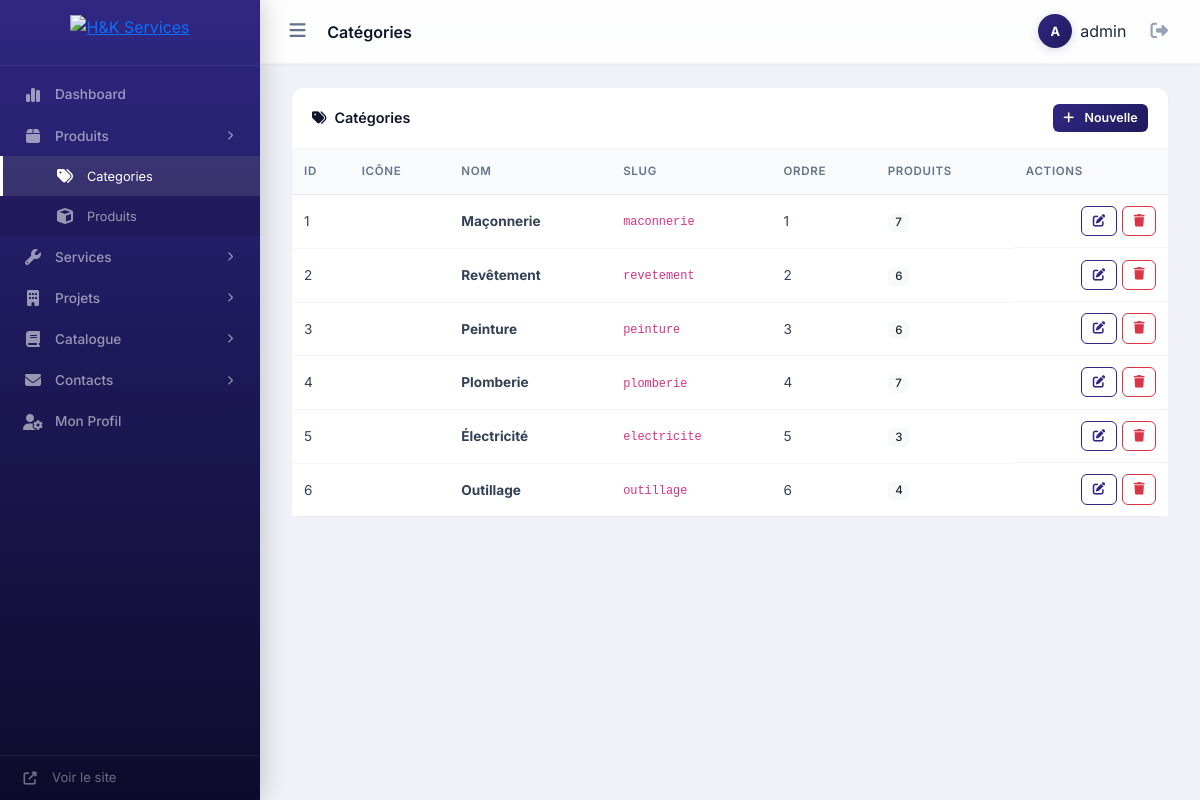
/admin/categories/index.php (signed in), run on the app's committed database.
### tables this page shows
CREATE TABLE `categories` (
  `id` int(11) NOT NULL AUTO_INCREMENT,
  `name` varchar(100) NOT NULL,
  `slug` varchar(100) NOT NULL,
  `icon` varchar(10) DEFAULT '?',
  `description` text DEFAULT NULL,
  `order_index` int(11) DEFAULT 0,
  `created_at` datetime DEFAULT current_timestamp(),
  `updated_at` datetime DEFAULT current_timestamp() ON UPDATE current_timestamp(),
  PRIMARY KEY (`id`),
  UNIQUE KEY `slug` (`slug`)
);

### includes/helpers.php (called while the page is built, shortened)
<?php
function sanitize($input): string {
    return htmlspecialchars(trim((string)$input), ENT_QUOTES, 'UTF-8');
}

### admin/categories/index.php (the view, shortened to what this page needs)
<?php
require_once __DIR__ . '/../partials/header.php';
$db = getDB();
$categories = $db->query("SELECT c.*, (SELECT COUNT(*) FROM products WHERE category_id=c.id) as product_count FROM categories c ORDER BY c.order_index ASC")->fetchAll();
?>
<div class="card">
    <div class="card-header d-flex justify-content-between align-items-center">
        <span><i class="fas fa-tags me-2"></i>Catégories</span>
        <button class="btn btn-brand btn-sm" data-bs-toggle="modal" data-bs-target="#createModal"><i class="fas fa-plus me-1"></i>Nouvelle</button>
    </div>
    <div class="card-body p-0">
        <div class="table-responsive">
            <table class="table table-hover mb-0">
                <thead><tr><th>ID</th><th>Icône</th><th>Nom</th><th>Slug</th><th>Ordre</th><th>Produits</th><th>Actions</th></tr></thead>
                <tbody>
                    <?php foreach ($categories as $c): ?>
                    <tr>
                        <td><?= $c['id'] ?></td>
                        <td class="fs-5" style="color:#312783"><i class="fas fa-<?= sanitize($c['icon']) ?>"></i></td>
                        <td><strong><?= sanitize($c['name']) ?></strong></td>
                        <td><code><?= sanitize($c['slug']) ?></code></td>
                        <td><?= $c['order_index'] ?></td>
                        <td><span class="badge bg-light text-dark"><?= $c['product_count'] ?></span></td>
                        <td class="table-actions">
                            <button class="btn btn-sm btn-outline-brand" data-bs-toggle="modal" data-bs-target="#editModal<?= $c['id'] ?>"><i class="fas fa-edit"></i></button>
                            <a href="delete.php?id=<?= $c['id'] ?>" class="btn btn-sm btn-outline-danger btn-confirm-delete"><i class="fas fa-trash"></i></a>
                        </td>
                    </tr>
                    <?php endforeach; ?>
                </tbody>
            </table>
        </div>
    </div>
</div>
<?php require_once __DIR__ . '/../partials/footer.php'; ?>

### admin/assets/admin.css (style rules this page uses)
:root { --brand: #312783; --brand-dark: #1f1a5c; --brand-deeper: #0d0b2b; --brand-light: #e8e6f7; --brand-glow: rgba(49, 39, 131, .18); --sidebar-w: 260px; --sidebar-collapsed-w: 68px; --topbar-h: 64px; --radius: 12px; --radius-sm: 8px; --radius-xs: 6px; --shadow-sm: 0 1px 2px rgba(0,0,0,.05); --shadow-md: 0 4px 12px rgba(0,0,0,.07); --shadow-lg: 0 12px 40px rgba(0,0,0,.1); --transition: .25s cubic-bezier(.4,0,.2,1); }
*, *::before, *::after { box-sizing: border-box; }
body { font-family: 'Inter', -apple-system, BlinkMacSystemFont, sans-serif; background: #f0f2f8; overflow-x: hidden; color: #1e293b; -webkit-font-smoothing: antialiased; }
.card { border: none; border-radius: var(--radius); box-shadow: var(--shadow-sm); margin-bottom: 1.5rem; transition: box-shadow var(--transition), transform .2s; }
.card-header { background: #fff; border-bottom: 1px solid #f1f5f9; padding: 1rem 1.25rem; font-weight: 600; font-size: .9rem; color: #0f172a; border-radius: var(--radius) var(--radius) 0 0 !important; }
.card-body { padding: 1.25rem; }
.table { margin-bottom: 0; }
.table th { font-weight: 600; font-size: .72rem; text-transform: uppercase; letter-spacing: .06em; color: #64748b; border-bottom: 1px solid #e2e8f0; padding: .85rem .75rem; background: #f8fafc; white-space: nowrap; }
.table td { vertical-align: middle; font-size: .85rem; padding: .7rem .75rem; color: #334155; border-bottom: 1px solid #f1f5f9; }
.table tbody tr { transition: background .15s; }
.table tbody tr:last-child td { border-bottom: none; }
.table-actions { white-space: nowrap; gap: .35rem; display: flex; justify-content: flex-end; }
.btn-brand { background: linear-gradient(135deg, var(--brand), var(--brand-dark)); color: #fff; border: none; border-radius: var(--radius-sm); padding: .55rem 1.25rem; font-weight: 600; font-size: .85rem; font-family: 'Inter', sans-serif; transition: all .2s; cursor: pointer; display: inline-flex; align-items: center; gap: .4rem; }
.btn-outline-brand { color: var(--brand); border: 1.5px solid var(--brand); border-radius: var(--radius-sm); font-weight: 600; font-size: .8rem; padding: .4rem .85rem; transition: all .2s; text-decoration: none; display: inline-flex; align-items: center; gap: .35rem; background: transparent; cursor: pointer; font-family: 'Inter', sans-serif; }
.btn-sm { border-radius: var(--radius-xs); padding: .3rem .65rem; font-size: .78rem; }
.badge { font-weight: 500; font-size: .72rem; padding: .3em .65em; border-radius: 6px; }

### data on the page
categories: id "1", name "Maçonnerie", slug "maconnerie", order_index "1", product_count "7"
categories: id "2", name "Revêtement", slug "revetement", order_index "2", product_count "6"
categories: id "3", name "Peinture", slug "peinture", order_index "3", product_count "6"
categories: id "4", name "Plomberie", slug "plomberie", order_index "4", product_count "7"
categories: id "5", name "Électricité", slug "electricite", order_index "5", product_count "3"
categories: id "6", name "Outillage", slug "outillage", order_index "6", product_count "4"

### other printed values
$pageTitle "Catégories"
substr(adminName(), 0, 1) "A"
adminName() "admin"
